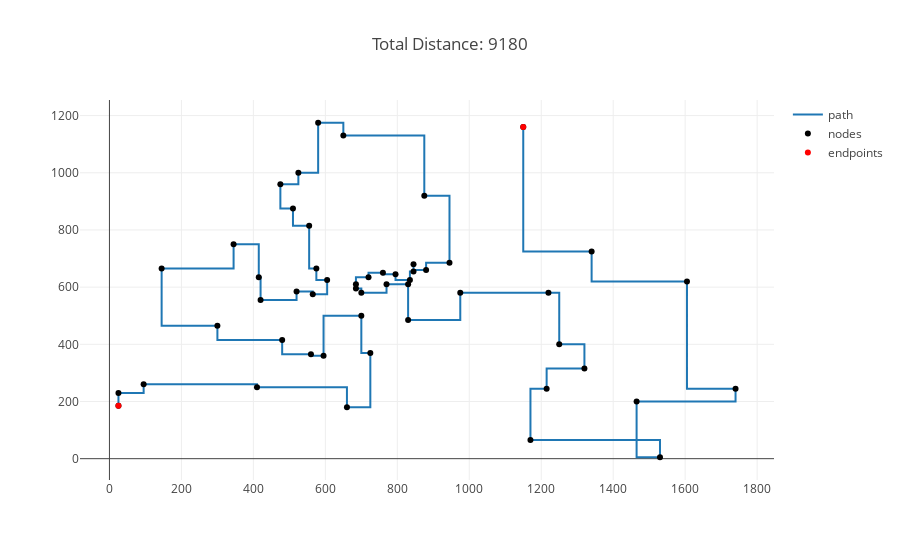

Notebook cell for this chart:
### Code cell
optimizer = HillClimb(X, Y)
order = optimizer.search(tries=20, iterations=50000)
draw_path(X, Y, order)
